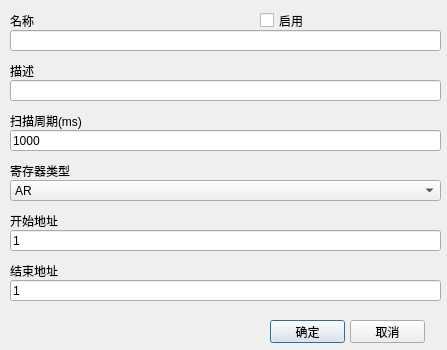
<?xml version="1.0" encoding="UTF-8"?>
<ui version="4.0">
 <class>CMDDataBlockDialog</class>
 <widget class="QDialog" name="CMDDataBlockDialog">
  <property name="geometry">
   <rect>
    <x>0</x>
    <y>0</y>
    <width>447</width>
    <height>350</height>
   </rect>
  </property>
  <property name="windowTitle">
   <string>Dialog</string>
  </property>
  <widget class="QLineEdit" name="nameEdit">
   <property name="geometry">
    <rect>
     <x>10</x>
     <y>30</y>
     <width>431</width>
     <height>21</height>
    </rect>
   </property>
  </widget>
  <widget class="QLabel" name="label_4">
   <property name="geometry">
    <rect>
     <x>10</x>
     <y>60</y>
     <width>431</width>
     <height>21</height>
    </rect>
   </property>
   <property name="text">
    <string>描述</string>
   </property>
  </widget>
  <widget class="QLineEdit" name="descriptionEdit">
   <property name="geometry">
    <rect>
     <x>10</x>
     <y>80</y>
     <width>431</width>
     <height>21</height>
    </rect>
   </property>
   <property name="readOnly">
    <bool>false</bool>
   </property>
  </widget>
  <widget class="QLabel" name="label_2">
   <property name="geometry">
    <rect>
     <x>10</x>
     <y>10</y>
     <width>241</width>
     <height>21</height>
    </rect>
   </property>
   <property name="text">
    <string>名称</string>
   </property>
  </widget>
  <widget class="QLineEdit" name="rateEdit">
   <property name="geometry">
    <rect>
     <x>10</x>
     <y>130</y>
     <width>431</width>
     <height>21</height>
    </rect>
   </property>
   <property name="text">
    <string notr="true">1000</string>
   </property>
   <property name="readOnly">
    <bool>false</bool>
   </property>
  </widget>
  <widget class="QLabel" name="label_5">
   <property name="geometry">
    <rect>
     <x>10</x>
     <y>110</y>
     <width>431</width>
     <height>21</height>
    </rect>
   </property>
   <property name="text">
    <string>扫描周期(ms)</string>
   </property>
  </widget>
  <widget class="QLineEdit" name="startAddressEdit">
   <property name="geometry">
    <rect>
     <x>10</x>
     <y>230</y>
     <width>431</width>
     <height>21</height>
    </rect>
   </property>
   <property name="text">
    <string>1</string>
   </property>
   <property name="readOnly">
    <bool>false</bool>
   </property>
  </widget>
  <widget class="QLabel" name="label_6">
   <property name="geometry">
    <rect>
     <x>10</x>
     <y>210</y>
     <width>431</width>
     <height>21</height>
    </rect>
   </property>
   <property name="text">
    <string>开始地址</string>
   </property>
  </widget>
  <widget class="QCheckBox" name="enableCheckBox">
   <property name="geometry">
    <rect>
     <x>260</x>
     <y>10</y>
     <width>181</width>
     <height>21</height>
    </rect>
   </property>
   <property name="layoutDirection">
    <enum>Qt::LeftToRight</enum>
   </property>
   <property name="text">
    <string>启用</string>
   </property>
  </widget>
  <widget class="QLineEdit" name="endAddressEdit">
   <property name="geometry">
    <rect>
     <x>10</x>
     <y>280</y>
     <width>431</width>
     <height>21</height>
    </rect>
   </property>
   <property name="text">
    <string>1</string>
   </property>
   <property name="readOnly">
    <bool>false</bool>
   </property>
  </widget>
  <widget class="QLabel" name="label_7">
   <property name="geometry">
    <rect>
     <x>10</x>
     <y>260</y>
     <width>431</width>
     <height>21</height>
    </rect>
   </property>
   <property name="text">
    <string>结束地址</string>
   </property>
  </widget>
  <widget class="QLabel" name="label_8">
   <property name="geometry">
    <rect>
     <x>10</x>
     <y>160</y>
     <width>431</width>
     <height>21</height>
    </rect>
   </property>
   <property name="text">
    <string>寄存器类型</string>
   </property>
  </widget>
  <widget class="QPushButton" name="okButton">
   <property name="geometry">
    <rect>
     <x>270</x>
     <y>320</y>
     <width>75</width>
     <height>23</height>
    </rect>
   </property>
   <property name="text">
    <string>确定</string>
   </property>
  </widget>
  <widget class="QPushButton" name="cancelButton">
   <property name="geometry">
    <rect>
     <x>350</x>
     <y>320</y>
     <width>75</width>
     <height>23</height>
    </rect>
   </property>
   <property name="text">
    <string>取消</string>
   </property>
  </widget>
  <widget class="QComboBox" name="registerComboBox">
   <property name="geometry">
    <rect>
     <x>10</x>
     <y>180</y>
     <width>431</width>
     <height>21</height>
    </rect>
   </property>
   <item>
    <property name="text">
     <string>AR</string>
    </property>
   </item>
   <item>
    <property name="text">
     <string>DM</string>
    </property>
   </item>
   <item>
    <property name="text">
     <string>EM</string>
    </property>
   </item>
   <item>
    <property name="text">
     <string>HR</string>
    </property>
   </item>
   <item>
    <property name="text">
     <string>IR</string>
    </property>
   </item>
   <item>
    <property name="text">
     <string>LR</string>
    </property>
   </item>
   <item>
    <property name="text">
     <string>PV</string>
    </property>
   </item>
   <item>
    <property name="text">
     <string>TC</string>
    </property>
   </item>
  </widget>
 </widget>
 <resources/>
 <connections/>
</ui>
